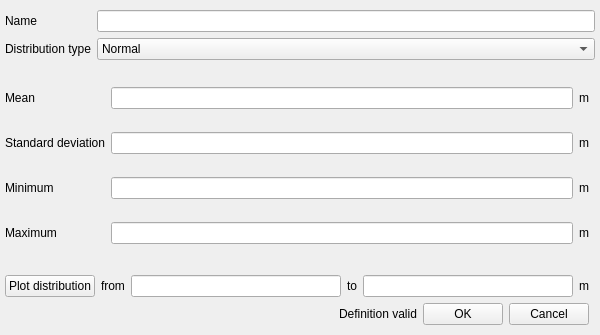
<?xml version="1.0" encoding="UTF-8"?>
<ui version="4.0">
 <class>Dialog</class>
 <widget class="QDialog" name="Dialog">
  <property name="geometry">
   <rect>
    <x>0</x>
    <y>0</y>
    <width>600</width>
    <height>335</height>
   </rect>
  </property>
  <property name="minimumSize">
   <size>
    <width>600</width>
    <height>0</height>
   </size>
  </property>
  <property name="windowTitle">
   <string>Particle size distribution</string>
  </property>
  <layout class="QGridLayout" name="gridLayout_2" columnstretch="0,1,0">
   <property name="leftMargin">
    <number>5</number>
   </property>
   <property name="topMargin">
    <number>10</number>
   </property>
   <property name="rightMargin">
    <number>5</number>
   </property>
   <property name="bottomMargin">
    <number>10</number>
   </property>
   <property name="spacing">
    <number>6</number>
   </property>
   <item row="1" column="1" colspan="2">
    <widget class="QComboBox" name="combobox_type">
     <item>
      <property name="text">
       <string>Normal</string>
      </property>
     </item>
     <item>
      <property name="text">
       <string>Log-normal</string>
      </property>
     </item>
     <item>
      <property name="text">
       <string>Custom</string>
      </property>
     </item>
    </widget>
   </item>
   <item row="0" column="1" colspan="2">
    <widget class="QLineEdit" name="lineedit_alias"/>
   </item>
   <item row="1" column="0">
    <widget class="QLabel" name="label_type">
     <property name="text">
      <string>Distribution type</string>
     </property>
    </widget>
   </item>
   <item row="3" column="0" colspan="2">
    <layout class="QHBoxLayout" name="plot_layout">
     <property name="spacing">
      <number>6</number>
     </property>
     <item>
      <widget class="QPushButton" name="pushbutton_plot">
       <property name="focusPolicy">
        <enum>Qt::NoFocus</enum>
       </property>
       <property name="text">
        <string>Plot distribution</string>
       </property>
      </widget>
     </item>
     <item>
      <widget class="QLabel" name="label_plot_range">
       <property name="text">
        <string>from</string>
       </property>
      </widget>
     </item>
     <item>
      <widget class="LineEdit" name="lineedit_plot_range_min"/>
     </item>
     <item>
      <widget class="QLabel" name="label_plot_range_to">
       <property name="text">
        <string>to</string>
       </property>
      </widget>
     </item>
     <item>
      <widget class="LineEdit" name="lineedit_plot_range_max"/>
     </item>
     <item>
      <widget class="QLabel" name="label_plot_range_units">
       <property name="text">
        <string>m</string>
       </property>
      </widget>
     </item>
    </layout>
   </item>
   <item row="4" column="0" colspan="2">
    <layout class="QHBoxLayout" name="button_layout">
     <property name="spacing">
      <number>6</number>
     </property>
     <item>
      <spacer name="horizontalSpacer_2">
       <property name="orientation">
        <enum>Qt::Horizontal</enum>
       </property>
       <property name="sizeHint" stdset="0">
        <size>
         <width>368</width>
         <height>20</height>
        </size>
       </property>
      </spacer>
     </item>
     <item>
      <widget class="QLabel" name="label_status">
       <property name="text">
        <string>Definition valid</string>
       </property>
      </widget>
     </item>
     <item>
      <widget class="QPushButton" name="pushbutton_ok">
       <property name="focusPolicy">
        <enum>Qt::StrongFocus</enum>
       </property>
       <property name="text">
        <string>OK</string>
       </property>
       <property name="autoDefault">
        <bool>false</bool>
       </property>
      </widget>
     </item>
     <item>
      <widget class="QPushButton" name="pushbutton_cancel">
       <property name="focusPolicy">
        <enum>Qt::StrongFocus</enum>
       </property>
       <property name="text">
        <string>Cancel</string>
       </property>
       <property name="autoDefault">
        <bool>false</bool>
       </property>
      </widget>
     </item>
    </layout>
   </item>
   <item row="2" column="0" colspan="2">
    <widget class="QStackedWidget" name="stacked_widget">
     <property name="currentIndex">
      <number>0</number>
     </property>
     <widget class="QWidget" name="page_standard">
      <layout class="QGridLayout" name="gridLayout">
       <property name="leftMargin">
        <number>0</number>
       </property>
       <property name="topMargin">
        <number>0</number>
       </property>
       <property name="rightMargin">
        <number>0</number>
       </property>
       <property name="bottomMargin">
        <number>0</number>
       </property>
       <property name="horizontalSpacing">
        <number>6</number>
       </property>
       <property name="verticalSpacing">
        <number>2</number>
       </property>
       <item row="2" column="2">
        <widget class="QLabel" name="label_min_units">
         <property name="text">
          <string>m</string>
         </property>
        </widget>
       </item>
       <item row="2" column="0">
        <widget class="QLabel" name="label_min">
         <property name="text">
          <string>Minimum</string>
         </property>
        </widget>
       </item>
       <item row="2" column="1">
        <widget class="LineEdit" name="lineedit_min"/>
       </item>
       <item row="0" column="2">
        <widget class="QLabel" name="label_mean_units">
         <property name="text">
          <string>m</string>
         </property>
        </widget>
       </item>
       <item row="3" column="0">
        <widget class="QLabel" name="label_max">
         <property name="text">
          <string>Maximum</string>
         </property>
        </widget>
       </item>
       <item row="3" column="2">
        <widget class="QLabel" name="label_max_units">
         <property name="text">
          <string>m</string>
         </property>
        </widget>
       </item>
       <item row="1" column="0">
        <widget class="QLabel" name="label_sigma">
         <property name="text">
          <string>Standard deviation</string>
         </property>
        </widget>
       </item>
       <item row="1" column="1">
        <widget class="LineEdit" name="lineedit_sigma"/>
       </item>
       <item row="0" column="1">
        <widget class="LineEdit" name="lineedit_mean"/>
       </item>
       <item row="0" column="0">
        <widget class="QLabel" name="label_mean">
         <property name="text">
          <string>Mean</string>
         </property>
        </widget>
       </item>
       <item row="3" column="1">
        <widget class="LineEdit" name="lineedit_max"/>
       </item>
       <item row="1" column="2">
        <widget class="QLabel" name="label_sigma_units">
         <property name="text">
          <string>m</string>
         </property>
        </widget>
       </item>
      </layout>
     </widget>
     <widget class="QWidget" name="page_custom">
      <layout class="QGridLayout" name="gridLayout_3" columnstretch="0,1">
       <property name="leftMargin">
        <number>0</number>
       </property>
       <property name="topMargin">
        <number>0</number>
       </property>
       <property name="rightMargin">
        <number>0</number>
       </property>
       <property name="bottomMargin">
        <number>0</number>
       </property>
       <property name="horizontalSpacing">
        <number>6</number>
       </property>
       <property name="verticalSpacing">
        <number>2</number>
       </property>
       <item row="0" column="0">
        <widget class="QPushButton" name="pushbutton_select_file">
         <property name="text">
          <string>Select file</string>
         </property>
        </widget>
       </item>
       <item row="2" column="0" colspan="2">
        <spacer name="verticalSpacer">
         <property name="orientation">
          <enum>Qt::Vertical</enum>
         </property>
         <property name="sizeHint" stdset="0">
          <size>
           <width>20</width>
           <height>40</height>
          </size>
         </property>
        </spacer>
       </item>
       <item row="0" column="1">
        <widget class="QLabel" name="label_filename">
         <property name="text">
          <string>filename</string>
         </property>
        </widget>
       </item>
       <item row="3" column="0" colspan="2">
        <widget class="QCheckBox" name="checkbox_copy_file">
         <property name="text">
          <string>Copy file to project folder</string>
         </property>
         <property name="checked">
          <bool>true</bool>
         </property>
        </widget>
       </item>
       <item row="1" column="0">
        <widget class="QPushButton" name="pushbutton_show_help">
         <property name="text">
          <string>Show file format info</string>
         </property>
        </widget>
       </item>
      </layout>
     </widget>
    </widget>
   </item>
   <item row="0" column="0">
    <widget class="QLabel" name="label_name">
     <property name="text">
      <string>Name</string>
     </property>
    </widget>
   </item>
  </layout>
 </widget>
 <customwidgets>
  <customwidget>
   <class>LineEdit</class>
   <extends>QLineEdit</extends>
   <header>mfixgui.widgets.base</header>
  </customwidget>
 </customwidgets>
 <tabstops>
  <tabstop>lineedit_alias</tabstop>
  <tabstop>combobox_type</tabstop>
  <tabstop>lineedit_mean</tabstop>
  <tabstop>lineedit_sigma</tabstop>
  <tabstop>lineedit_min</tabstop>
  <tabstop>lineedit_max</tabstop>
  <tabstop>lineedit_plot_range_min</tabstop>
  <tabstop>lineedit_plot_range_max</tabstop>
  <tabstop>pushbutton_ok</tabstop>
  <tabstop>pushbutton_cancel</tabstop>
  <tabstop>checkbox_copy_file</tabstop>
  <tabstop>pushbutton_select_file</tabstop>
 </tabstops>
 <resources/>
 <connections/>
</ui>
